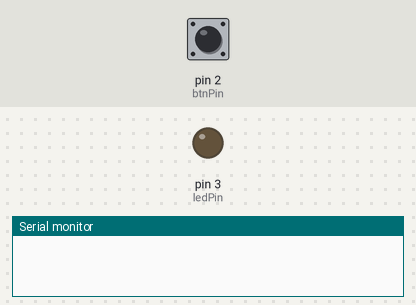
Bench run of a sketch on a simulated Arduino Uno, built with avr-gcc and run on an emulated ATmega328P. Shown: output pins drawn as LEDs (lit = HIGH), the last lines printed to the serial monitor. The test bench sets the inputs (shaded band); at power-on: pin 2 (btnPin) LOW.

Above: at 1.2 s.
1.3 s: pin 2 (btnPin) pulled HIGH for 0.15 s
At 2.0 s:
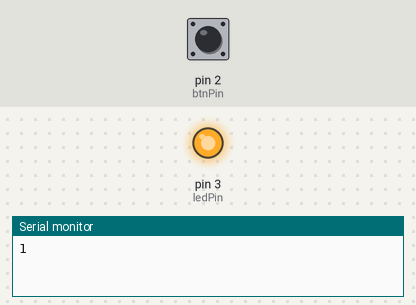
Timing chart, 0 to 4.3 s (numbered marks = the images above; inputs shaded):
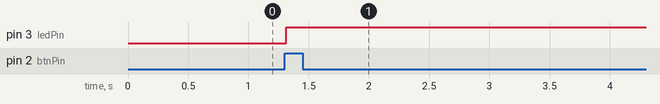

Measured:
- after the input at 1.3 s, pin 3 (ledPin): LOW → HIGH at once

The sketch:

SimpleBtn3SecDelayRelay.ino
```cpp
const int btnPin = 2;
const int ledPin = 3;

const int stopFor = 300000;

int prevBtnState = 0;

void setup(){
  pinMode(btnPin, INPUT);
  pinMode(ledPin, OUTPUT);
  Serial.begin(9600);
}

void loop(){
  int val1 = digitalRead(btnPin);
  delay(10);
  int val2 = digitalRead(btnPin);
  if(val1 == val2){
    if(val1 != prevBtnState){
      Serial.println((String)val1);
      if(val1 == HIGH){
        digitalWrite(ledPin, HIGH);
        delay(stopFor);
      }else{
        digitalWrite(ledPin, LOW);
      }
      prevBtnState = val1;
    }
  }
}
```
